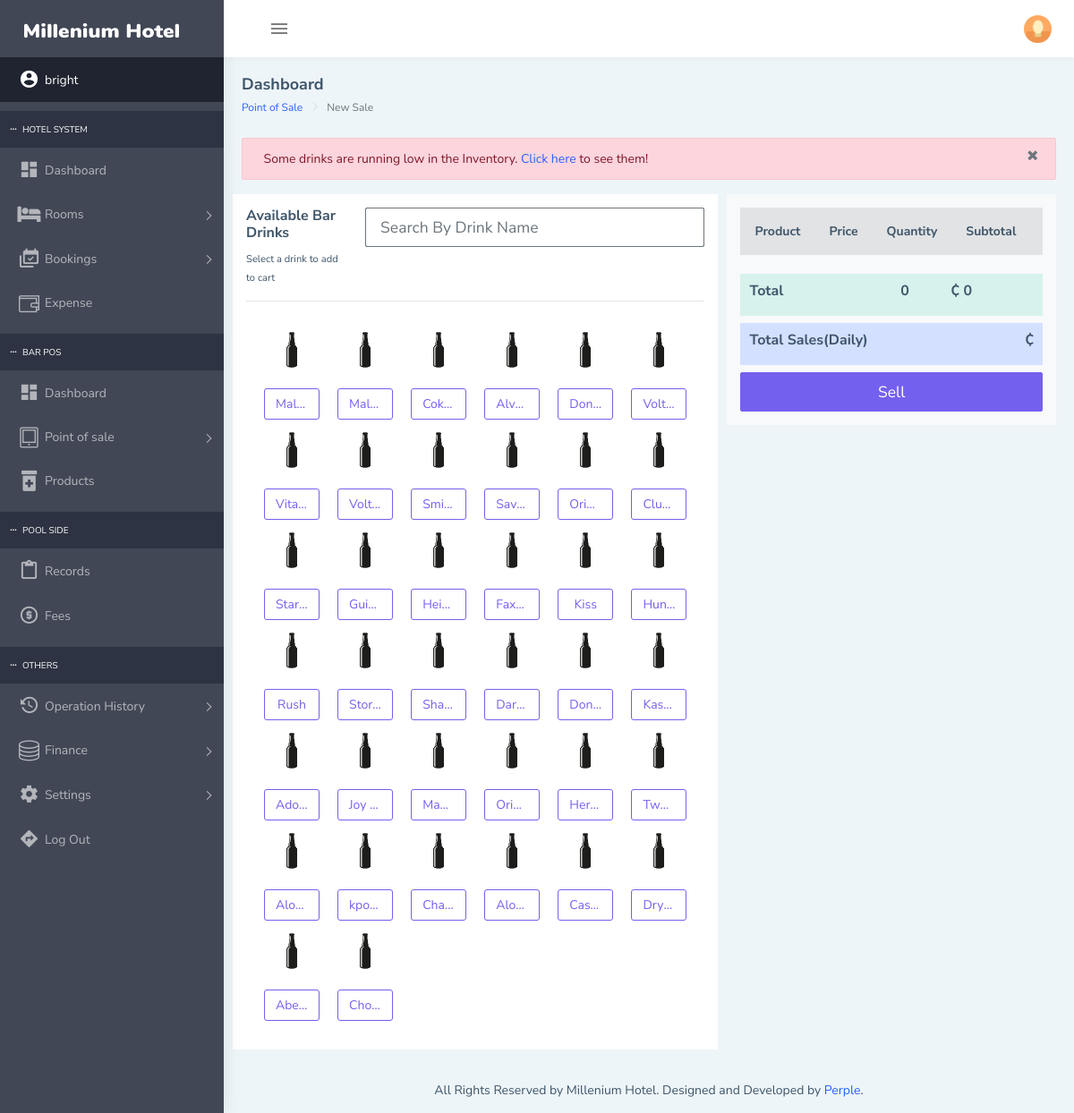
/sites/newsales.php (signed in), run on the app's committed database.
### tables this page shows
CREATE TABLE `bar_products` (
  `p_id` int(11) NOT NULL,
  `product_name` varchar(80) NOT NULL,
  `quantity` int(11) NOT NULL,
  `price` double NOT NULL,
  `limit_alert` int(11) NOT NULL,
  `cost` double NOT NULL
);

### sites/newsales.php (the view, shortened to what this page needs)
<!DOCTYPE html>
<html dir="ltr" lang="en">
<head>
  <link href="../assets/libs/chartist/dist/chartist.min.css" rel="stylesheet">
  <link href="../assets/extra-libs/c3/c3.min.css" rel="stylesheet">
  <link href="../dist/css/style.css" rel="stylesheet">
  <link rel="stylesheet" href="../alertifyjs/css/alertify.min.css" />
  <link rel="stylesheet" href="../alertifyjs/css/themes/default.min.css" />
</head>
<body>
  <div id="main-wrapper">
    <?php include '../assets/includes/header.php' ?>
    <?php include '../assets/includes/sidebar.php'; ?>
    <div class="page-wrapper">
      <div class="page-breadcrumb">
        <div class="row">
          <div class="col-5 align-self-center">
            <h4 class="page-title">Dashboard</h4>
            <div class="d-flex align-items-center">
              <nav aria-label="breadcrumb">
                <ol class="breadcrumb">
                  <li class="breadcrumb-item"><a href="index.html#">Point of Sale</a></li>
                  <li class="breadcrumb-item active" aria-current="page">New Sale</li>
                </ol>
              </nav>
            </div>
          </div>
        </div>
      </div>
      <div class="container-fluid">
        <?php
        $limit_exceed = $conn->query("SELECT * FROM `bar_products` WHERE quantity <= limit_alert");
        if ($limit_exceed ->num_rows >= 1) {
        echo '<div class="alert alert-danger">
  <i class="fa fa-exclamation-trianle"></i>
  Some drinks are running low in the Inventory. <a href="javascript:void(0)"  data-toggle="modal" data-target="#exampleModal" role="alert">Click here</a><i class="fa fa-times float-right text-secondary" id="close"></i> to see them!
</div>';
        }
         ?>
        <div class="row">
          <div class="col-md-7" style="background: white; padding: 15px;">
            <div class="row">
              <div class="col-3">
                <h5>Available Bar Drinks</h5>
                <small>Select a drink to add to cart</small>
              </div>
              <div class="col-9">
                <div id="the-basics">
                  <input class="form-control form-control-lg border-secondary typeahead" type="text" style="width: 100%;margin-bottom: 10px;" placeholder="Search By Drink Name" id="search-drink">
                </div>
              </div>
            </div>
            <hr style="bg-secondary">
            <div class="col-12">
              <div class="row" id="easyPaginate" style=" padding: 10px;">
                <?php
                            $result = $conn->query("SELECT * FROM bar_products");
                            while ($row = $result->fetch_assoc()) {
                                $name = $row['product_name'];
                                $actual_name = $name;
                                $name = trim($name);
                                $name = strtolower($name);
                                $name = preg_replace("/[^a-z0-9_\s-]/", "", $name);
                                $name = preg_replace("/[\s-]+/", " ", $name);
                                $name = preg_replace("/[\s_]/", "-", $name);
                                $qty = $row['quantity'];
                                $price = $row['price'];
                                echo " <div class=\"col-2 drinks\">
                                <img src=\"../assets/images/bottle.jpg\" alt=\"$name\"
                                     style=\"width: 100%; height: 50%;\">
                                <input id=\"$name\" type=\"text\" value=\"$price\" hidden max=\"$qty\" class=\"$actual_name\">
                                <button id=\"b$name\" onclick=\"addToCart(this.id)\" data-toggle=\"tooltip\" data-placement=\"top\" title=\"$actual_name\"
                                        class=\"text-center btn btn-outline-primary text-truncate\"
                                        style=\"margin-top: 15px; border-radius: 3px; width: 100%\">$actual_name
                                </button>
                            </div>";
                            }
                            ?>
              </div>
            </div>
          </div>
          <div class="col-md-5">
            <div class="container-fluid bg-light" style="padding: 15px;">
              <div class="row">
                <div class="col-12">
                  <div class="table-responsive" style="max-height:470px;">
                    <table id="myTable" class="table table-borderless table-striped" style="padding-bottom: 10px;">
                      <thead>
                        <tr class="table-secondary">
                          <th>Product</th>
                          <th>Price</th>
                          <th>Quantity</th>
                          <th>Subtotal</th>
                          <th><i class="ti ti-trash"></i></th>
                        </tr>
                      </thead>
                    </table>
                  </div>
                  <div class="col-12 table-success" style="padding:10px; margin-bottom:8px; margin-top:5px;">
                    <div class="row">
                      <div class="col-6">
                        <h5>Total</h5>
                      </div>
                      <div class="col-2">
                        <h5 id="totalQty">0</h5>
                      </div>
                      <div class="col-3">
                        <h5>&#8373; <span id="total">0</span></h5>
                      </div>
                    </div>
                  </div>
                  <div class="col-12 table-info" style="padding:10px; margin-bottom:8px; margin-top:5px">
                    <div class="row">
                      <div class="col-6">
                        <h5>Total Sales(Daily)</h5>
                      </div>
                      <div class="col-6">
                        <h5><span id="total_sales" class="float-right">&#8373;
                        </span></h5>
                      </div>
                    </div>
                  </div>
                  <button id="sell" class="btn btn-primary btn-lg btn-block" onclick="sell();">Sell</button>
                </div>
              </div>
            </div>
          </div>
        </div>
      </div>
      <footer class="footer text-center">
        All Rights Reserved by Millenium Hotel. Designed and Developed by <a href="https://perple.org">Perple</a>.
      </footer>
    </div>
  </div>
</body>
</html>

### data on the page
bar_products: product_name "Mal…"
bar_products: product_name "Mal…"
bar_products: product_name "Cok…"
bar_products: product_name "Alv…"
bar_products: product_name "Don…"
bar_products: product_name "Volt…"
bar_products: product_name "Vita…"
bar_products: product_name "Volt…"
bar_products: product_name "Smi…"
bar_products: product_name "Sav…"
bar_products: product_name "Ori…"
bar_products: product_name "Clu…"
bar_products: product_name "Star…"
bar_products: product_name "Gui…"
bar_products: product_name "Hei…"
bar_products: product_name "Fax…"
bar_products: product_name "Kiss"
bar_products: product_name "Hu…"
bar_products: product_name "Rush"
bar_products: product_name "Stor…"
bar_products: product_name "Sha…"
bar_products: product_name "Dar…"
bar_products: product_name "Don…"
bar_products: product_name "Kas…"
bar_products: product_name "Ado…"
bar_products: product_name "Joy…"
bar_products: product_name "Ma…"
bar_products: product_name "Ori…"
bar_products: product_name "Her…"
bar_products: product_name "Tw…"
bar_products: product_name "Alo…"
bar_products: product_name "kpo…"
bar_products: product_name "Cha…"
bar_products: product_name "Alo…"
bar_products: product_name "Cas…"
bar_products: product_name "Dry…"
bar_products: product_name "Abe…"
bar_products: product_name "Cho…"

### other printed values
$username "bright"
